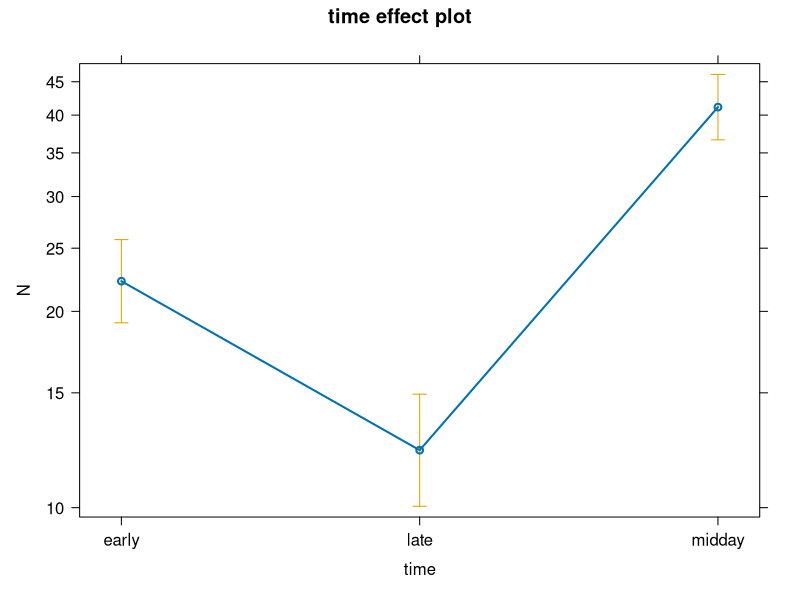
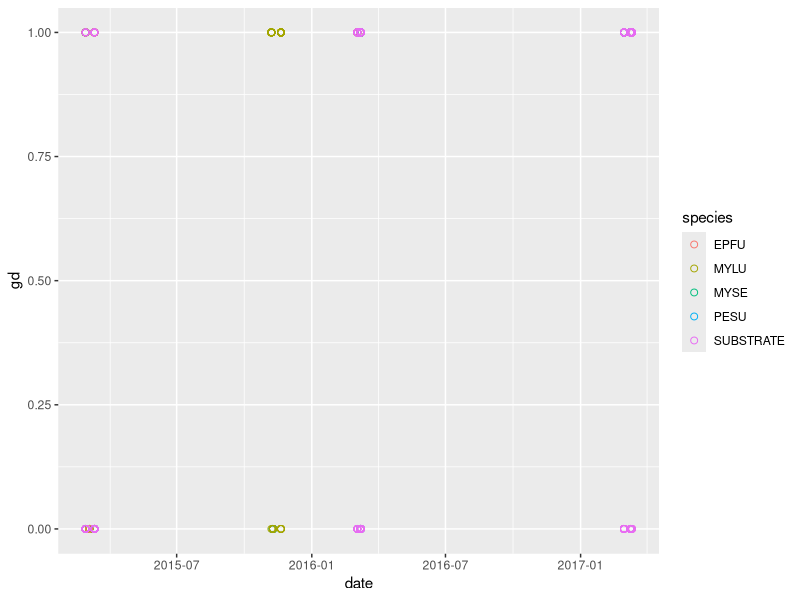
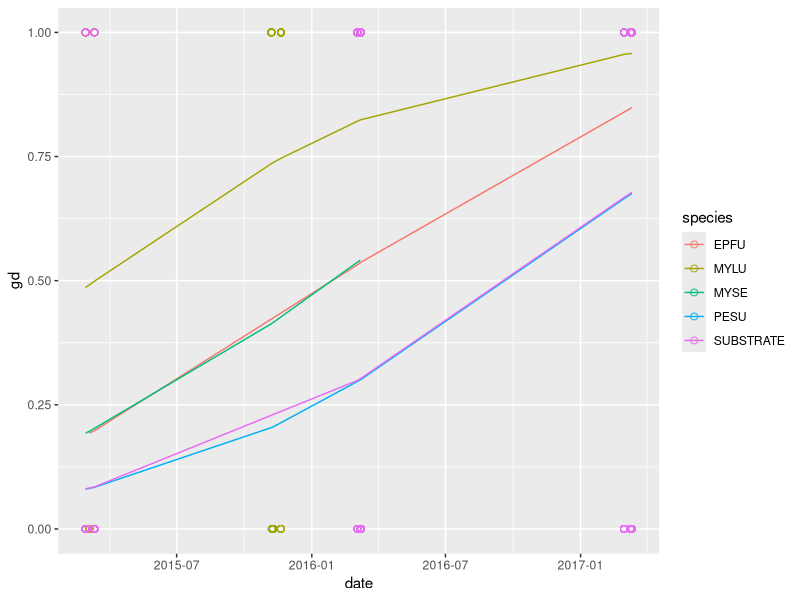
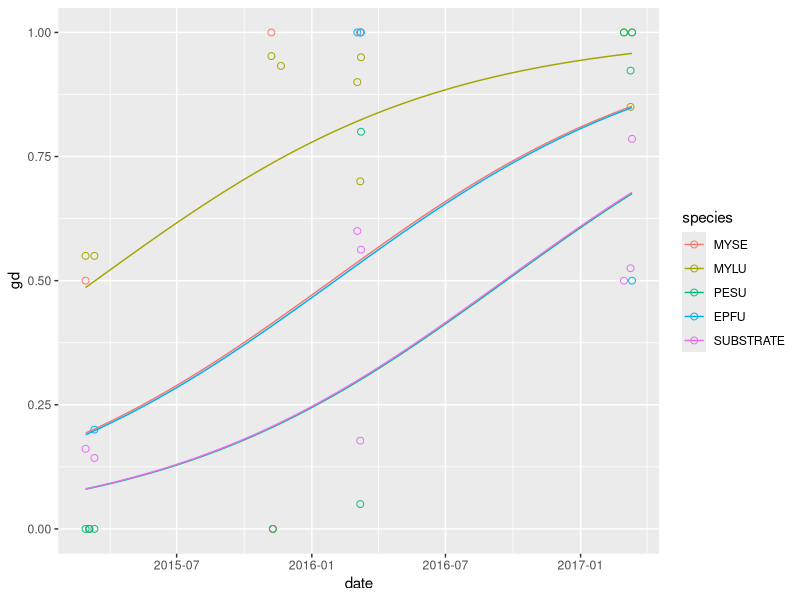
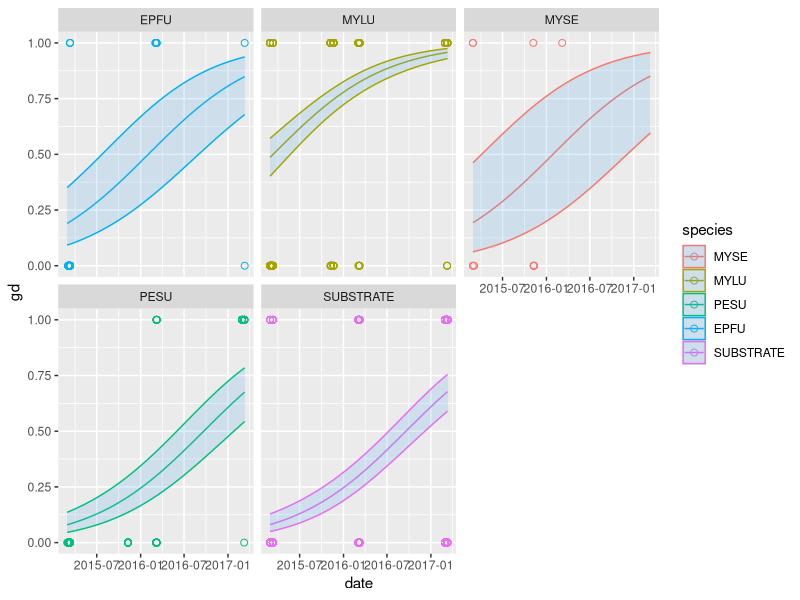

The R script that drew these images, in order:
##Week 10##

###1. GLMS###

?"glm"

liz = read.csv("lizards.csv")

g1 = glm(N~time,data=liz, family="poisson");
summary(g1)

library(effects)
plot(allEffects(g1))

library(emmeans)
emmeans(g1, pairwise~time)
emmeans(g1, pairwise~time, type="response")


###BINOMIAL##
bat = read.csv("bat_data.csv")
head(bat)
bat$date = as.Date(bat$date, "%m/%d/%y")
str(bat$date)
#if you have a PC, it may be this:
#bat$date = as.Date(bat$date, "%m/%d/%Y")

library(ggplot2)
plot1=ggplot(data=bat,aes(x=date,y=gd,color=species))+
  geom_point(size=2,shape =1) #this adds points to graph
plot1

#run the binomial glm
g2 = glm(gd~date+species,data=bat, family="binomial");
summary(g2)

#What does this tell us?
dat.new=expand.grid(date=seq(from = min(bat$date),to = max(bat$date),length.out = 100),
                    species = unique(bat$species))

#weird output if we don't use "response:
predict(g2,newdata = dat.new)

#much more sensible output
dat.new$yhat  = predict(g2,type="response",newdata = dat.new)
bat$yhat2 = predict(g2,type="response")
head(dat.new)

head(bat)

plot1=ggplot(data=bat,aes(x=date,y=gd,color=species))+
  geom_point(size=2,shape =1) +
  #geom_line(data=dat.new, aes(x=date,y=yhat,col = species))+
  geom_line(aes(x=date,y=yhat2,col = species))
plot1

#what if we have aggregated data?
b1<-aggregate(gd~date+species,FUN=mean, data=bat)
b2<-aggregate(gd~date+species,FUN=length, data=bat)
b1$N = b2$gd
head(b1)


#run the binomial glm with sample sizes as weights
g3 = glm(gd~date+species,data=b1,weights = N, family="binomial");
summary(g3)

summary(g2);summary(g3)
#these are identical

#sometimes plotting the aggregated data looks better too
plot1=ggplot(data=b1,aes(x=date,y=gd,color=species))+ #aggregated data file
  geom_point(size=2,shape =1) + #add real data points to plot
  geom_line(data=dat.new, aes(x=date,y=yhat,col = species)) #plot smooth lines from dat.new
plot1

#ses and confidence intervals from binomial data

#binomial proportion confidence interval
head(b1)
b1$Nsuccess = b1$gd*b1$N
head(b1)
#load package epitools
library(epitools)
#calculate 95% confidence intervals
cis = binom.exact(b1$Nsuccess, b1$N)
#note this calculates an exact CI, and there are different methods for doing this which we won't get into here..
cis
b1$lCI = cis$lower
b1$uCI = cis$upper
head(b1)

#you can read more here:
#https://en.wikipedia.org/wiki/Binomial_proportion_confidence_interval

###getting prediction intervals##
preds  = predict(g2,type="link",newdata = dat.new, se.fit = T)
dat.new = cbind(dat.new, preds[1:2])#bind together se's and fitted points on your newdata
#get the inverse link function for your glm
ilink <- family(g2)$linkinv
#back transform the CIs (not the SEs!)
dat.new <- transform(dat.new, 
                     Fitted = ilink(fit), 
                     Upper = ilink(fit + (2 * se.fit)),
                Lower = ilink(fit - (2 * se.fit)))
#fitted should be the same as yhat
head(dat.new)
#plot the output
plot1=ggplot(data=bat,aes(x=date,y=gd,color=species))+
  geom_point(size=2,shape =1) +
  facet_wrap(~species)+
  geom_line(data=dat.new, aes(x=date,y=yhat,col = species))+
  geom_ribbon(data = dat.new, aes(ymin = Lower, ymax = Upper, x = date,y=yhat),
              fill = "steelblue2", alpha = 0.2) 
plot1

###Gamma GLMs###
set.seed(101)
bat$gdL2 = rgamma(length(bat$gdL),shape=1,rate=1)
g4 = glm(gdL2~date+species,data=bat, family=Gamma(link = inverse));
summary(g4)
#this is the default

#MAYBE Better,
g5 = glm(gdL2~date+species,data=bat, family=Gamma(link = log));
summary(g5)

##Poisson GLM##
head(liz)
g6 = glm(N~time,data=liz, family=poisson);
summary(g6)


#we have count data, so it might be a good idea to check for overdisperison
#one option - calculate directly
summary(g6)
326.27 / 20

library(AER)
#performs a dispersion test
dispersiontest(g6)

#ok - we have some indication that our data our overdispersed

#lets use a negative binomial instead
library(MASS)
#run a negative binomial glm - no need to use family
g7 = glm.nb(N~time,data=liz)
summary(g7)

#quasi-poisson
#g8 = glm(N~time,data=liz, family = "quasipoisson")
#summary(g8)
